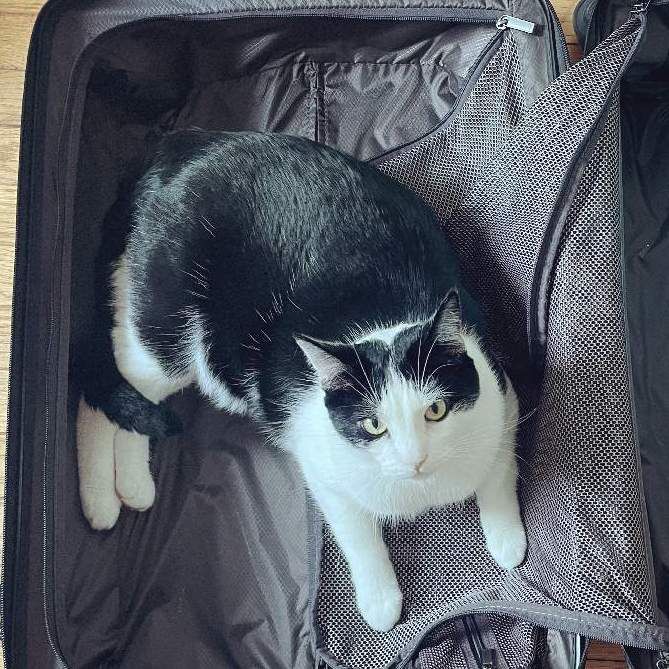
#> input picture data/cat/09.jpg, 669 x 669 px, found by its file name; the run also reads 1 picture not shown here
$ jupyter execute preprocess.ipynb
#> lines starting #> are read from the running program, lines starting #| are printed output that depends on the picture
[cell 1]
from matplotlib import pyplot as plt
from PIL import Image, ImageFile
import os
from tqdm import tqdm
# the following is for https://github.com/python-pillow/Pillow/issues/3185
ImageFile.LOAD_TRUNCATED_IMAGES = True

[cell 2]
# resize with the shortest edge

def resize(im, fixed_size=224):
    w, h = im.size
    if w <= h:  # fixed width to 224
        width_percent = (fixed_size / w)
        height_size = int(h * width_percent)
        im = im.resize((fixed_size, height_size), Image.NEAREST)
    else:  # fixed height to 224
        height_percent = (fixed_size / h)
        width_size = int((w * height_percent))
        im = im.resize((width_size, fixed_size), Image.NEAREST)
    return im

# center crop an image assuming the image is larger than 224 x 224

def center_crop(img, w_crop=224, h_crop=224):

    w, h = img.size
    # int() handles size with odd number
    # coordinates for the left upper and lower right corner points
    left = int(w/2 - w_crop/2)
    upper = int(h/2 - h_crop/2)
    right = left + w_crop
    lower = upper + h_crop

    img_cropped = img.crop((left, upper, right, lower))
    return img_cropped

[cell 3]
# resize and then center crop

img1 = Image.open('data/original/cat/09.jpg')
#> img1 is the input picture: PIL image 669x669 RGB; mean R, G, B 83.4, 88.7, 98.1
img2 = Image.open('data/original/cat/13.jpg')
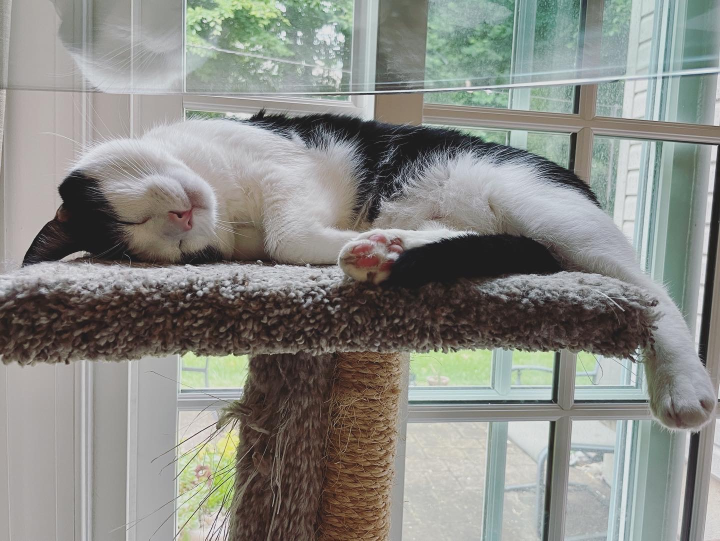
#> input picture data/original/cat/13.jpg, 1440 x 1081 px (shown at 1/2 size)
#> img2 is the input picture: PIL image 1440x1081 RGB; mean R, G, B 136.9, 137.8, 132.7
img3 = Image.open('data/dreambooth/cat/09.jpg')
img4 = Image.open('data/dreambooth/cat/13.jpg')
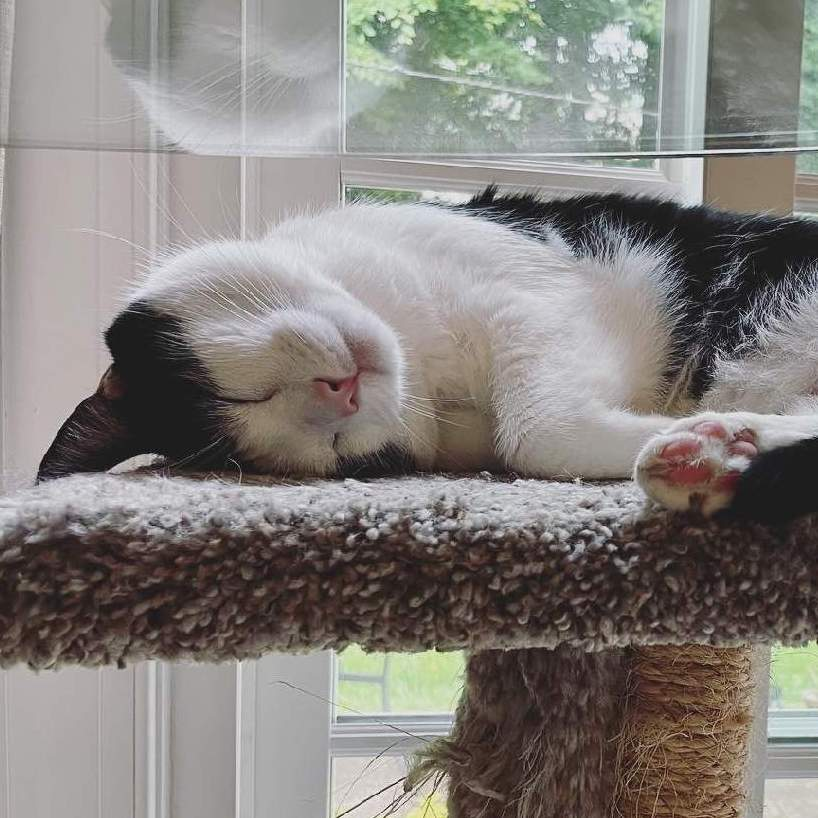
#> input picture data/dreambooth/cat/13.jpg, 818 x 818 px
#> img4 is the input picture: PIL image 818x818 RGB; mean R, G, B 132.9, 128.4, 124.8

fig, ax = plt.subplots(2, 2, figsize=(10, 10))
ax[0, 0].imshow(center_crop(resize(img1)))
#> in resize, `im = im.resize((fixed_size, height_size), Image.NEAREST)`:
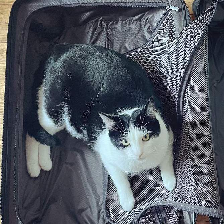
#> im: PIL image 224x224 RGB; mean R, G, B 83.4, 88.8, 98.2
#> in center_crop, `w, h = img.size`: w = 224
#> in center_crop, `left = int(w/2 - w_crop/2)`: left = 0
#> in center_crop, `right = left + w_crop`: right = 224
ax[0, 0].set_title('default resized and center-cropped')
ax[1, 0].imshow(center_crop(resize(img2)))
#> call 2 of resize, with fixed_size = 224
#> in resize (call 2), `im = im.resize((width_size, fixed_size), Image.NEAREST)`:
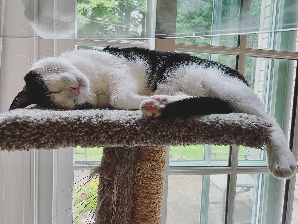
#> im: PIL image 298x224 RGB; mean R, G, B 137, 137.9, 132.7
#> call 2 of center_crop, with w_crop = 224, h_crop = 224
#> in center_crop (call 2), `w, h = img.size`: w = 298
#> in center_crop (call 2), `left = int(w/2 - w_crop/2)`: left = 37
#> in center_crop (call 2), `right = left + w_crop`: right = 261
#> in center_crop (call 2), `img_cropped = img.crop((left, upper, right, lower))`:
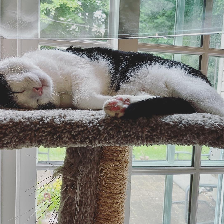
#> img_cropped: PIL image 224x224 RGB; mean R, G, B 134.6, 135, 128.9
ax[0, 1].set_title('custom cropped')
ax[0, 1].imshow(resize(img3))
ax[1, 1].imshow(resize(img4))
#> call 4 of resize, with fixed_size = 224
#> in resize (call 4), `im = im.resize((fixed_size, height_size), Image.NEAREST)`:
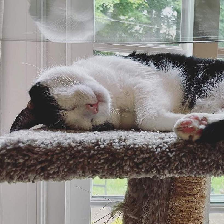
#> im: PIL image 224x224 RGB; mean R, G, B 132.9, 128.4, 124.7
ax[0, 0].axis('off')
ax[0, 1].axis('off')
ax[1, 0].axis('off')
ax[1, 1].axis('off')

#fig.savefig('resize-crop-example.jpg')
